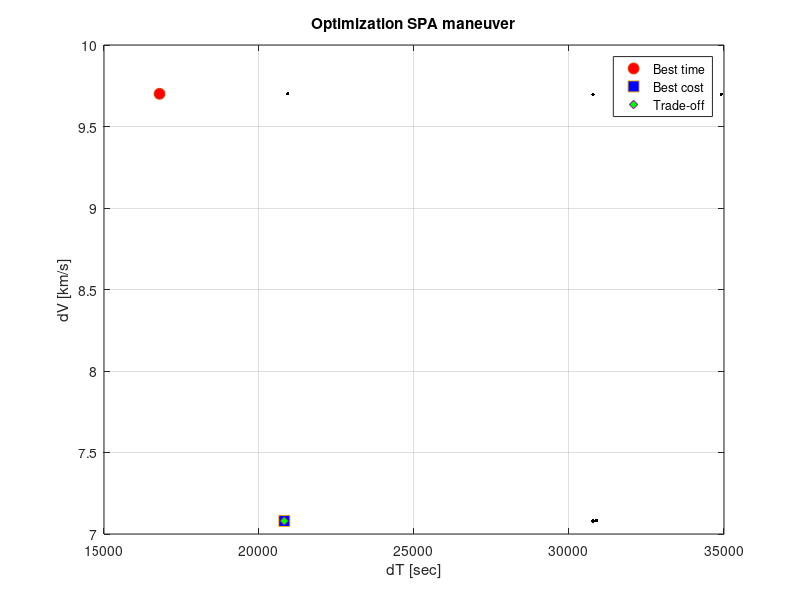

Write the MATLAB code that produced this figure.
%clear all
close all
clc

%% DATA INPUT

% vettore PCS solution
SPA_input = [   1     1     1 ; ...
                1     1     0 ; ...
                1     0     1 ; ...
                1     0     0 ; ...
                0     1     1 ; ...
                0     1     0 ; ...
                0     0     1 ; ...
                0     0     0 ; ...
            ];  %Pt_plane - Pt_AnChange -  Bitan_Type 

SPA_output = [  20924.8603,	7.0824,   148198.2305; ...         %   1     1     1
                20815.8865,	7.0802,   147380.6395; ...         %   1     1     0
                30883.7906,	7.0824,   218731.3585; ...         %   1     0     1
                30774.8168,	7.0802,   217891.8579; ...         %   1     0     0
                20924.8603,	9.7006,   202983.6998; ...         %   0     1     1
                34908.2428,	9.6984,   338554.1019; ...         %   0     1     0
                16791.4343,	9.7006,   162886.9875; ...         %   0     0     1
                30774.8168,	9.6984,   298466.4832; ...         %   0     0     0
            ];  %[t1,v1,t1*v1; ...; tn,vn,tn*vn]; 

        
%% OPTIMIAL Value
        
        [OptSPA_Time,OptSPA_Time_idx] = min(SPA_output(:,1));
        [OptSPA_Velocity,OptSPA_Velocity_idx] = min(SPA_output(:,2));
        [OptSPA_Tradeoff,OptSPA_Tradeoff_idx] = min(SPA_output(:,3));
        
        
%% PLOT

figure (1)
plot(SPA_output(:,1),SPA_output(:,2),'LineStyle','none','Marker','.','Color','k','MarkerSize',8)      %
hold on

title('Optimization SPA maneuver')
xlabel('dT [sec]')
ylabel('dV [km/s]')
grid on

p1 = plot(SPA_output(OptSPA_Time_idx,1),SPA_output(OptSPA_Time_idx,2),'LineStyle','none','Marker','o','MarkerFaceColor','r','MarkerSize',8);   %
p2 = plot(SPA_output(OptSPA_Velocity_idx,1),SPA_output(OptSPA_Velocity_idx,2),'LineStyle','none','Marker','s','MarkerFaceColor','b','MarkerSize',8);   %
p3 = plot(SPA_output(OptSPA_Tradeoff_idx,1),SPA_output(OptSPA_Tradeoff_idx,2),'LineStyle','none','Marker','d','MarkerFaceColor','g','MarkerSize',6);   %
legend ([p1,p2,p3],{'Best time','Best cost','Trade-off'},'Location','best')
hold off
drawnow

%% VIDEO OUTPUT

disp(' Ottimizzazione deltaT: ')
fprintf('\t dT: %.4f s',SPA_output(OptSPA_Time_idx,1))
fprintf('\n \t dV: %.4f km/s',SPA_output(OptSPA_Time_idx,2))
fprintf('\n \t \t Parametri da inserire:')
fprintf('\n \t \t Pt_cambio_Piano = %d',SPA_input(OptSPA_Time_idx,1))
fprintf('\n \t \t Pt_cambio_AnPericentro = %d',SPA_input(OptSPA_Time_idx,2))
fprintf('\n \t \t Start_Bitan = %d \n\n',SPA_input(OptSPA_Time_idx,3))

disp(' Ottimizzazione deltaV: ')
fprintf('\t dT: %.4f s',SPA_output(OptSPA_Velocity_idx,1))
fprintf('\n \t dV: %.4f km/s',SPA_output(OptSPA_Velocity_idx,2))
fprintf('\n \t \t Parametri da inserire:')
fprintf('\n \t \t Pt_cambio_Piano = %d',SPA_input(OptSPA_Velocity_idx,1))
fprintf('\n \t \t Pt_cambio_AnPericentro = %d',SPA_input(OptSPA_Velocity_idx,2))
fprintf('\n \t \t Start_Bitan = %d \n\n',SPA_input(OptSPA_Velocity_idx,3))

disp(' Ottimizzazione TradeOff: ')
fprintf('\t dT: %.4f s',SPA_output(OptSPA_Tradeoff_idx,1))
fprintf('\n \t dV: %.4f km/s',SPA_output(OptSPA_Tradeoff_idx,2))
fprintf('\n \t \t Parametri da inserire:')
fprintf('\n \t \t Pt_cambio_Piano = %d',SPA_input(OptSPA_Tradeoff_idx,1))
fprintf('\n \t \t Pt_cambio_AnPericentro = %d',SPA_input(OptSPA_Tradeoff_idx,2))
fprintf('\n \t \t Start_Bitan = %d \n\n',SPA_input(OptSPA_Tradeoff_idx,3))
        